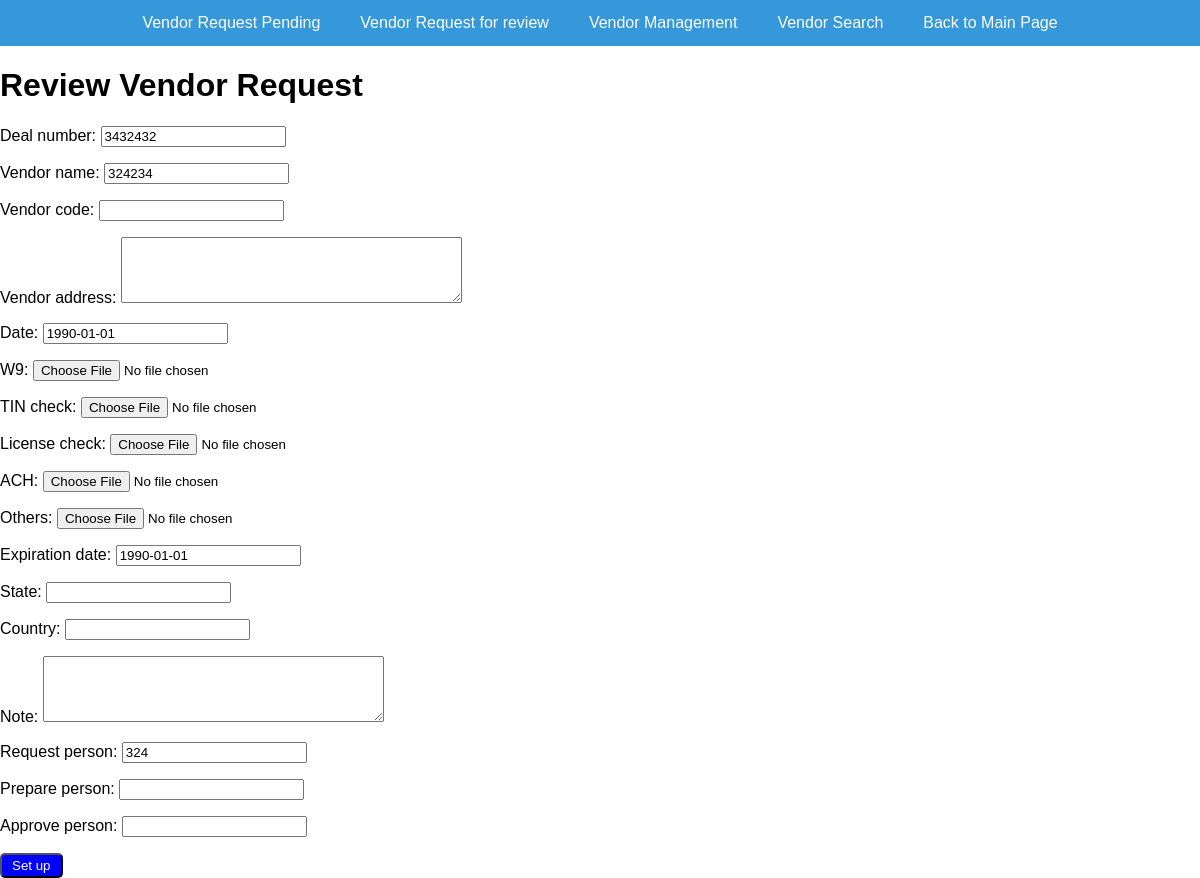
/vendor/set_request/3432432/324234/ (signed in), run on the app's committed database.
### vendor/models.py (models this page shows, shortened)
class vendorRequest(models.Model):
    deal_number = models.PositiveIntegerField()
    vendor_name = models.CharField(max_length=256)
    vendor_code = models.CharField(max_length=256, blank=True)
    vendor_address = models.CharField(max_length=256, blank=True)
    date = models.DateField(default="1990-01-01")
    W9 = models.FileField(upload_to=upload_to_w9, blank=True)
    TIN_check = models.FileField(upload_to=upload_to_tin_check, blank=True)
    license_check = models.FileField(upload_to=upload_to_license_check, blank=True)
    ACH = models.FileField(upload_to=upload_to_ACH, blank=True)
    others = models.FileField(upload_to=upload_to_others, blank=True)
    expiration_date = models.DateField(default="1990-01-01",blank=True,null=True)
    State = models.CharField(max_length=256, blank=True)
    Country = models.CharField(max_length=256, blank=True)
    Note = models.CharField(max_length=256, blank=True)
    request_person = models.CharField(max_length=256)
    prepare_person = models.CharField(max_length=256, blank=True)
    approve_person = models.CharField(max_length=256, blank=True)
    status = models.CharField(max_length=256, blank=True)

### vendor/views.py (the view)
# urls.py: path('set_request/<int:deal_number>/<str:vendor_name>/', views.setRequest, name="setRequest"),
@preparer_required('vendor preparer')
def setRequest(request,deal_number,vendor_name):
    vendor_request = get_object_or_404(vendorRequest, deal_number=deal_number,vendor_name=vendor_name)
    if request.method == 'POST':
        form = vendorReviewForm(request.POST, request.FILES,instance=vendor_request)
        if form.is_valid():
            form.instance.status = 'pending for review'
            form.save()
            return pending(request)
    else:
            form = vendorReviewForm(instance=vendor_request)
    return render(request, 'vendor/setupPage.html', {'setupForm': form})

### vendor/forms.py
class vendorReviewForm(forms.ModelForm):
    class Meta:
        model = vendorRequest
        exclude = ['status']
        widgets = {
            'vendor_address': forms.Textarea(attrs={'rows': 4, 'cols': 40}),
            'Note': forms.Textarea(attrs={'rows': 4, 'cols': 40}),
        }

### vendor/views.py (called while the page is built)
def preparer_required(group_name="vendor preparer"):
    def decorator(view_func):
        @wraps(view_func)
        def wrapped_view(request, *args, **kwargs):
            if request.user.groups.filter(name=group_name).exists():
                return view_func(request, *args, **kwargs)
            else:
                return HttpResponseForbidden("You do not have permission to access this page.")
        return wrapped_view
    return decorator

### template/vendor/setupPage.html (shortened to what this page needs)
{% extends "vendor/vendorBase.html" %}
{% block body_block %}
    <div class="container mt-4">
        <div class="row justify-content-center">
            <div class="col-md-8">
                <h1 class="text-center">Review Vendor Request</h1>
                <form method="post" enctype="multipart/form-data">
                    <div class="form-group">
                        {{setupForm.as_p}}
                    </div>
                    <div class="form-group text-center">
                        <button type="submit" style="background-color: blue; color: white; text-decoration: none; display: inline-block; padding: 3px 10px; border-radius: 5px;">Set up</button>
                    </div>
                </form>
            </div>
        </div>
    </div>
{% endblock %}

### template/vendor/vendorBase.html (style rules this page uses)
body { font-family: Arial, sans-serif; margin: 0; padding: 0; background-color: #fff; }

### data on the page
vendorRequest: deal_number "3432432", vendor_name "324234", date "1990-01-01", expiration_date "1990-01-01", request_person "324"
